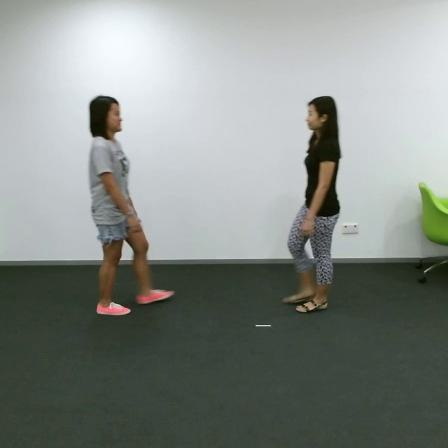
#> input picture test.jpg, 448 x 448 px
$ python hog_y_value.py
#> lines starting #> are read from the running program, lines starting #| are printed output that depends on the picture
"""
@Author: ChenYk
@Contact: Yinkang_chen@163.com
@File: hog_y_value.py
@Date: 2024/3/34 20:18
@Desc: 生成Y值直方图
"""

import cv2
import numpy as np
import matplotlib.pyplot as plt
from matplotlib import rcParams

# 读取图像
image = cv2.imread('test.jpg')
#> image is the input picture: shape (448, 448, 3); mean B, G, R 134.5, 139, 133.3

# 将图像从BGR颜色空间转换为YUV颜色空间
image_yuv = cv2.cvtColor(image, cv2.COLOR_BGR2YUV)
#> image_yuv: shape (448, 448, 3); mean of channels 0, 1, 2 136.8, 126.9, 124.8

# 提取亮度分量Y
y_channel = image_yuv[:,:,0]
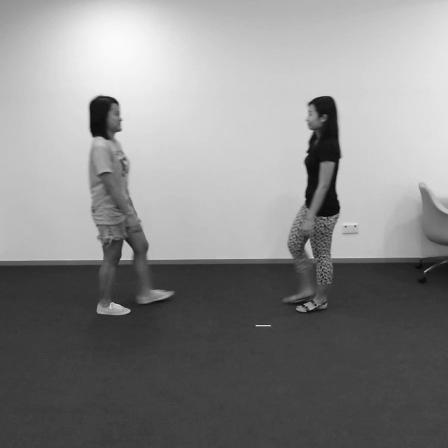
#> y_channel: shape (448, 448); min 4, max 250, mean 136.8

# 计算Y值直方图
hist_y, bins_y = np.histogram(y_channel.ravel(), bins=256, range=[0,256])
#> hist_y = 256 values, max 8339 at index 67, min 0 at index 0, mean 784; bins_y = 257 values from 0 to 256

# 绘制Y值直方图
rcParams['font.family'] = 'SimHei'  # 中文支持
plt.figure()
plt.title('Y值直方图')
plt.xlabel('像素值')
plt.ylabel('像素频数')
# plt.title('Y Value Histogram')
# plt.xlabel('Bins')
# plt.ylabel('Number of Pixels')
plt.plot(hist_y, color='gray', label='Y', alpha=0.7)
plt.legend()
plt.xlim([0, 256])
plt.savefig('./output/hog_y_value.jpg')
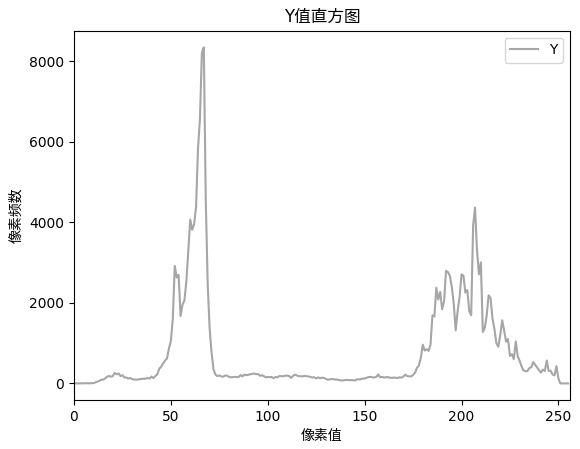
#> figure drawn by matplotlib, 1 panel; curve peaks at x = 67, y = 8339
plt.show()
